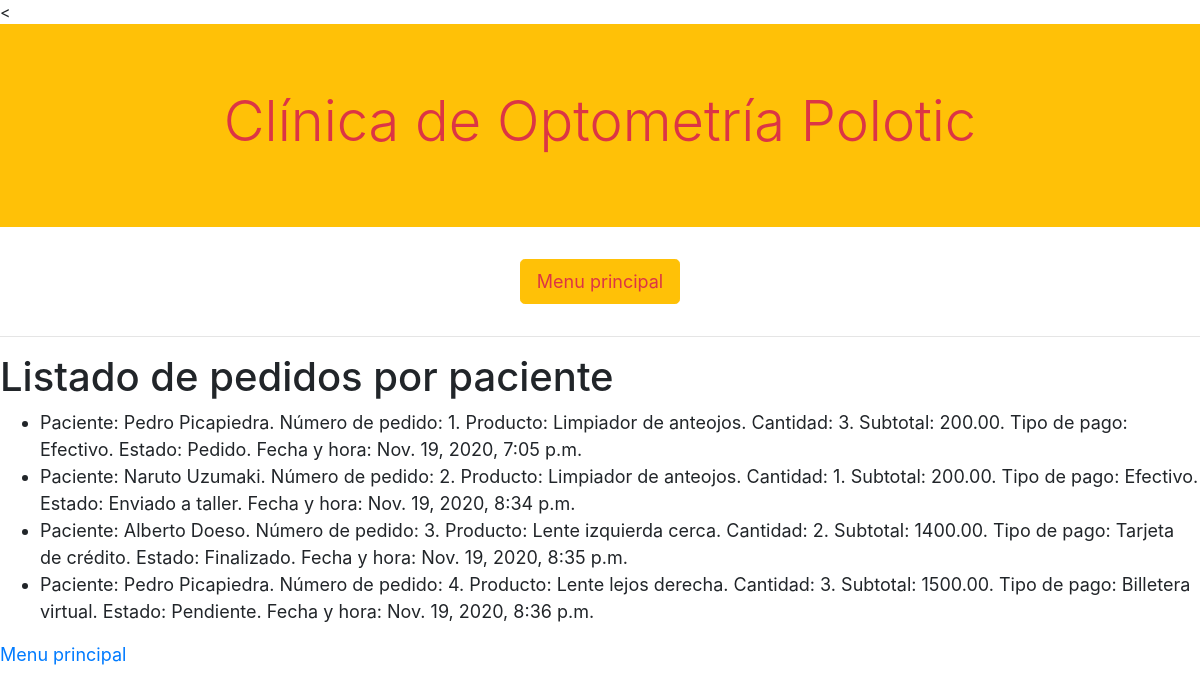
The app's page /pedidos with its own data.
### clinica/models.py (models this page shows, shortened)
class Pedido(models.Model):
    vendedor = models.ForeignKey(Vendedor, on_delete=models.RESTRICT, related_name="vendedor_pedido")
    paciente = models.ForeignKey(Paciente, on_delete=models.RESTRICT, related_name="paciente_producto")
    producto = models.ForeignKey(Producto, on_delete=models.RESTRICT, related_name="producto_pedido")
    cantidad = models.IntegerField()
    subtotal = models.DecimalField(decimal_places=2, max_digits=10)
    tipo_de_pago = models.ForeignKey(FormaDePago, on_delete=models.RESTRICT, related_name="forma_de_pago")
    estado = models.ForeignKey(EstadoPedido, on_delete=models.RESTRICT, related_name="estado_de_pedido", default='1')
    fecha_y_hora = models.DateTimeField(auto_now_add = True)

class Paciente(models.Model):
    nombre = models.CharField(max_length=64)
    apellido = models.CharField(max_length=64)
    medico = models.ForeignKey(Medico, on_delete=models.RESTRICT, related_name="medico_asignado")
    def __str__(self):
        return f"{self.nombre} {self.apellido}"

class Producto(models.Model):
    nombre_producto = models.CharField(max_length=64)
    precio = models.DecimalField(decimal_places=2, max_digits=5)
    lejos_cerca = models.ForeignKey(LejosCerca, on_delete=models.RESTRICT, related_name="lejos_o_cerca")
    izquierda_derecha = models.ForeignKey(IzquierdaDerecha, on_delete=models.RESTRICT, related_name="izquierda_o_derecha")
    armazon = models.ForeignKey(Armazon, on_delete=models.RESTRICT, related_name="incluye_armazon")

class FormaDePago(models.Model):
    nombre = models.CharField(max_length=64)
    def __str__(self):
        return f"{self.nombre}"

class EstadoPedido(models.Model):
    nombre = models.CharField(max_length=64)
    def __str__(self):
        return f"{self.nombre}"

### clinica/views.py (the view, shortened to what this page needs)
# urls.py: path("pedidos", views.pedidos, name = "pedidos"),
def pedidos(request):
    ahora = datetime.now()
    pedidos= Pedido.objects.all()
    return render(request,"clinica/pedidos.html", {
        "titulo": "Listado de pedidos por paciente",
        "pedidos": pedidos,
        "form": FormFiltroSemanaMes
        })

### clinica/templates/clinica/pedidos.html (shortened to what this page needs)
{% extends "clinica/layout.html" %}
{% block body %}
<h1>{{titulo}}</h1>
<ul>
{% for pedido in pedidos %}
<li>Paciente: {{pedido.paciente}}. Número de pedido: {{pedido.id}}. Producto: {{pedido.producto.nombre_producto}}. Cantidad: {{pedido.cantidad}}. Subtotal: {{pedido.subtotal}}. Tipo de pago: {{pedido.tipo_de_pago}}. Estado: {{pedido.estado}}. Fecha y hora: {{pedido.fecha_y_hora}}</li>
{% endfor %}
</ul>
<a href="{% url 'usuarios:index' %}">Menu principal</a>
{% endblock %}

### clinica/static/css/clinica.css (style rules this page uses)
@media screen and (min-width: 770px) { a, p, li { font-size: 18px !important; } }

### records on screen
Pedido: paciente "Pedro Picapiedra", id "1", producto.nombre_producto "Limpiador de anteojos", cantidad "3", subtotal "200.00", tipo_de_pago "Efectivo", estado "Pedido", fecha_y_hora "Nov. 19, 2020, 7:05 p.m."
Pedido: paciente "Naruto Uzumaki", id "2", producto.nombre_producto "Limpiador de anteojos", cantidad "1", subtotal "200.00", tipo_de_pago "Efectivo", estado "Enviado a taller", fecha_y_hora "Nov. 19, 2020, 8:34 p.m."
Pedido: paciente "Alberto Doeso", id "3", producto.nombre_producto "Lente izquierda cerca", cantidad "2", subtotal "1400.00", tipo_de_pago "Tarjeta de crédito", estado "Finalizado", fecha_y_hora "Nov. 19, 2020, 8:35 p.m."
Pedido: paciente "Pedro Picapiedra", id "4", producto.nombre_producto "Lente lejos derecha", cantidad "3", subtotal "1500.00", tipo_de_pago "Billetera virtual", estado "Pendiente", fecha_y_hora "Nov. 19, 2020, 8:36 p.m."

### other values on screen
{{ titulo }} "Listado de pedidos por paciente"
